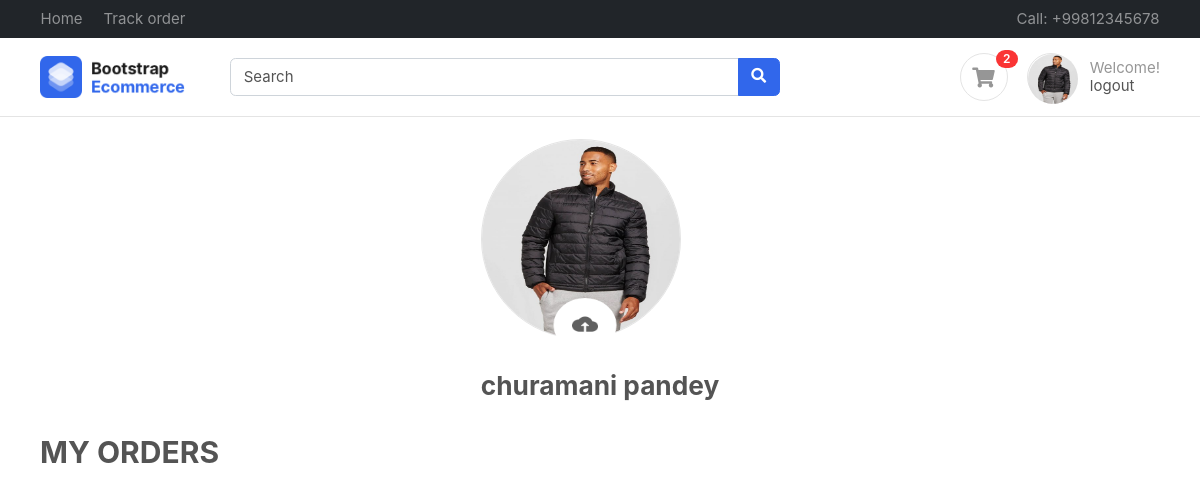
/accounts/profile/ (signed in), run on the app's committed database.
### accounts/models.py (models this page shows, shortened)
class Profile(BaseModel):
    user = models.OneToOneField(User, on_delete=models.CASCADE, related_name="profile")
    is_email_verified = models.BooleanField(default=False)
    email_token = models.CharField(max_length=255, null=True, blank=True)
    profile_image = models.ImageField(upload_to="media/profile/%Y")
    def get_cart_count(self):
        return CartItems.objects.filter(
            cart__is_orderd=False, cart__user=self.user
        ).count()

### accounts/views.py (the view)
# urls.py: path("profile/", views.profile, name="profile"),
def profile(request):
    try:
        user = request.user
        profile = Profile.objects.get(user=user)
        cart = Cart.objects.filter(user=user, is_orderd=True)
        orders = []
        for c in cart:
            order = Orders.objects.filter(cart=c)
            orders.append(order)
        return render(
            request,
            "accounts/profile.html",
            context={"carts": cart, "orders": orders, "profile": profile},
        )
    except Exception as e:
        messages.warning(request, "you are not logged in")
        return redirect("login_page")

### templates/accounts/profile.html (shortened to what this page needs)
{% extends 'base.html' %}
{% load static %}
{% block content %}
{% if user.is_authenticated %}
<form action="{% url 'save_image' %}" method="post" enctype="multipart/form-data">
    <div class="container">
        <div class=" d-flex justify-content-center">
            <div class="d-flex flex-column justify-content-center mt-4">
                {% if profile.profile_image %}
                <img class="rounded-circle border " src="{{profile.profile_image.url}}" alt="" width="200px"
                    height="200px">
                {% else %}
                <i class="fa fa-user icon icon-lg rounded-circle border"></i>
                {% endif %}
                <div class="  d-flex justify-content-center mr-4">
                    <label for="img"><img class="img" src="{% static 'images/upload.png' %}" alt="" width="70px"
                            height="60px">
                    </label>
                </div>
                <div class="d-flex flex-column justify-content-center ">
                    <h3>{{profile.user.first_name}} {{profile.user.last_name}}</h3>
                </div>
            </div>
        </div>
    </div>
</form>
<div class="container mt-4">
    <h2>MY ORDERS</h2>
    </div>
{% else %}
<a href="{% url 'login' %}">Please login to proceed</a>
{% endif %}
{% endblock %}

### templates/base.html (shortened to what this page needs)
{% load static %}
<!DOCTYPE HTML>
<html lang="en">
<head>
    <link href="{% static 'css/bootstrap.css' %}" rel="stylesheet" type="text/css" />
    <link href="{% static 'fonts/fontawesome/css/all.min.css' %}" type="text/css" rel="stylesheet">
    <link href="{% static 'css/ui.css' %}" rel="stylesheet" type="text/css" />
    <link href="{% static 'css/responsive.css' %}" rel="stylesheet" />
</head>
<body>
    <header class="section-header">
        <nav class="navbar navbar-dark navbar-expand p-0 bg-dark">
            <div class="container">
                <ul class="navbar-nav d-none d-md-flex mr-auto">
                    <li class="nav-item"><a class="nav-link" href="{% url 'index' %}">Home</a></li>
                    <li class="nav-item"><a class="nav-link" href="{% url 'track' %}">Track order</a></li>
                </ul>
                <ul class="navbar-nav">
                    <li class="nav-item"><a href="#" class="nav-link"> Call: +99812345678 </a></li>
                </ul>
            </div>
        </nav>
        <section class="header-main border-bottom">
            <div class="container">
                <div class="row align-items-center">
                    <div class="col-lg-2 col-4">
                        <div class="brand-wrap">
                            <a href="{% url 'index' %}"><img class="logo" src="{% static 'images/logo.png' %}"></a>
                        </div>
                    </div>
                    <div class="col-lg-6 col-sm-12">
                        <form action="{% url 'search' %}" method="get" class="search">
                            <div class="input-group w-100">
                                <input type="text" name="keyword" class="form-control" placeholder="Search">
                                <div class="input-group-append">
                                    <button class="btn btn-primary" type="submit">
                                        <i class="fa fa-search"></i>
                                    </button>
                                </div>
                            </div>
                        </form>
                    </div>
                    <div class="col-lg-4 col-sm-6 col-8">
                        <div class="widgets-wrap float-md-right">
                            <div class="widget-header  mr-3">
                                <a href="{% url 'cart' %}" class="icon icon-sm rounded-circle border"><i
                                        class="fa fa-shopping-cart"></i></a>
                                <span
                                    class="badge badge-pill badge-danger notify">{{request.user.profile.get_cart_count}}</span>
                            </div>
                            <div class="widget-header icontext">
                                <a href="{% url 'profile' %}" class="icon icon-sm rounded-circle border">
                                    {% if profile %}
                                    <img src="{{profile.profile_image.url}}" height="50px" width="50px"
                                        class="rounded-circle" alt="">
                                    {% else %}
                                    <i class="fa fa-user"></i>
                                    {% endif %}
                                </a>
                                <div class="text">
                                    <span class="text-muted">Welcome!</span>
                                    <div>
                                        {% if user.is_authenticated %}
                                        <a href="{% url 'logout' %}"> logout</a>
                                        {% else %}
                                        <a href="{% url 'login_page' %}">Sign in</a> |
                                        <a href="{% url 'register_page' %}"> Register</a>
                                        {% endif %}
                                    </div>
                                </div>
                            </div>
                        </div>
                    </div>
                </div>
            </div>
        </section>
    </header>
    {% block content %}
    {% endblock %}
</body>
</html>

### ecom/static/css/ui.css (style rules this page uses)
html { font-family: 'Inter', sans-serif; font-size: 15px; }
.icon-xs, .icon-sm, .icon-md, .icon-lg { display: inline-block; text-align: center; flex-shrink: 0; flex-grow: 0; }
.icon-sm { width: 48px; height: 48px; line-height: 48px; font-size: 20px; }
.header-main { position: relative; padding-top: 1rem; padding-bottom: 1rem; }
.brand-wrap .logo, .navbar-brand .logo { margin-right: 7px; max-height: 42px; display: inline-block; }
.widget-header { display: inline-block; vertical-align: middle; position: relative; }
.widget-header a { color: #545454; }
.widget-header i { color: #969696; }
.widget-header .notify { position: absolute; top: -3px; right: -10px; }
.icontext { display: inline-flex; align-items: center; vertical-align: middle; }
.icontext .text { width: 100%; line-height: 1.2; color: #212529; }
.icontext .icon { position: relative; margin-right: 15px; flex-shrink: 0; flex-grow: 0; }
.notify { position: absolute; top: -4px; right: -10px; display: inline-block; padding: .25em .6em; font-size: 12px; line-height: 1; text-align: center; border-radius: 3rem; color: #fff; background-color: #fa3434; }

### templates/accounts/profile.html (style rules this page uses)
.img { margin-top: -3.5rem; font-weight: bold; scale: 90%; border: none; cursor: pointer !important; transition: all ease .3s; margin-right: 8px; }

### data on the page
Profile: profile_image (picture), user.first_name "churamani", user.last_name "pandey"

### other printed values
{{ request.user.profile.get_cart_count }} "2"
